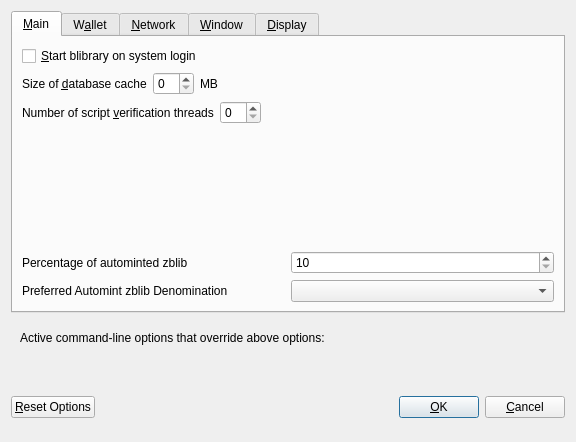
<?xml version="1.0" encoding="UTF-8"?>
<ui version="4.0">
 <class>OptionsDialog</class>
 <widget class="QDialog" name="OptionsDialog">
  <property name="geometry">
   <rect>
    <x>0</x>
    <y>0</y>
    <width>576</width>
    <height>442</height>
   </rect>
  </property>
  <property name="windowTitle">
   <string>Options</string>
  </property>
  <property name="modal">
   <bool>true</bool>
  </property>
  <layout class="QVBoxLayout" name="verticalLayout">
   <item>
    <widget class="QTabWidget" name="tabWidget">
     <property name="currentIndex">
      <number>0</number>
     </property>
     <widget class="QWidget" name="tabMain">
      <attribute name="title">
       <string>&amp;Main</string>
      </attribute>
      <layout class="QVBoxLayout" name="verticalLayout_Main">
       <item>
        <widget class="QCheckBox" name="bitcoinAtStartup">
         <property name="toolTip">
          <string>Automatically start blibrary after logging in to the system.</string>
         </property>
         <property name="text">
          <string>&amp;Start blibrary on system login</string>
         </property>
        </widget>
       </item>
       <item>
        <layout class="QHBoxLayout" name="horizontalLayout_2_Main">
         <item>
          <widget class="QLabel" name="databaseCacheLabel">
           <property name="text">
            <string>Size of &amp;database cache</string>
           </property>
           <property name="textFormat">
            <enum>Qt::PlainText</enum>
           </property>
           <property name="buddy">
            <cstring>databaseCache</cstring>
           </property>
          </widget>
         </item>
         <item>
          <widget class="QSpinBox" name="databaseCache"/>
         </item>
         <item>
          <widget class="QLabel" name="databaseCacheUnitLabel">
           <property name="text">
            <string>MB</string>
           </property>
           <property name="textFormat">
            <enum>Qt::PlainText</enum>
           </property>
          </widget>
         </item>
         <item>
          <spacer name="horizontalSpacer_2_Main">
           <property name="orientation">
            <enum>Qt::Horizontal</enum>
           </property>
           <property name="sizeHint" stdset="0">
            <size>
             <width>40</width>
             <height>20</height>
            </size>
           </property>
          </spacer>
         </item>
        </layout>
       </item>
       <item>
        <layout class="QHBoxLayout" name="horizontalLayout_3_Main">
         <item>
          <widget class="QLabel" name="threadsScriptVerifLabel">
           <property name="text">
            <string>Number of script &amp;verification threads</string>
           </property>
           <property name="textFormat">
            <enum>Qt::PlainText</enum>
           </property>
           <property name="buddy">
            <cstring>threadsScriptVerif</cstring>
           </property>
          </widget>
         </item>
         <item>
          <widget class="QSpinBox" name="threadsScriptVerif">
           <property name="toolTip">
            <string>(0 = auto, &lt;0 = leave that many cores free)</string>
           </property>
          </widget>
         </item>
         <item>
          <spacer name="horizontalSpacer_3_Main">
           <property name="orientation">
            <enum>Qt::Horizontal</enum>
           </property>
           <property name="sizeHint" stdset="0">
            <size>
             <width>40</width>
             <height>20</height>
            </size>
           </property>
          </spacer>
         </item>
        </layout>
       </item>
       <item>
        <spacer name="verticalSpacer_2">
         <property name="orientation">
          <enum>Qt::Vertical</enum>
         </property>
         <property name="sizeHint" stdset="0">
          <size>
           <width>20</width>
           <height>40</height>
          </size>
         </property>
        </spacer>
       </item>
       <item>
        <layout class="QHBoxLayout" name="horizontalLayout_3">
         <item>
          <widget class="QLabel" name="percentage_label">
           <property name="toolTip">
            <string>Percentage of incoming blibrary which get automatically converted to zblib via Zerocoin Protocol (min: 10%)</string>
           </property>
           <property name="text">
            <string>Percentage of autominted zblib</string>
           </property>
          </widget>
         </item>
         <item>
          <widget class="QSpinBox" name="zeromintPercentage">
           <property name="minimum">
            <number>10</number>
           </property>
           <property name="maximum">
            <number>100</number>
           </property>
          </widget>
         </item>
        </layout>
       </item>
       <item>
        <layout class="QHBoxLayout" name="horizontalLayout" stretch="0,0">
         <property name="sizeConstraint">
          <enum>QLayout::SetFixedSize</enum>
         </property>
         <item>
          <widget class="QLabel" name="labelPreferredDenom">
           <property name="maximumSize">
            <size>
             <width>16777215</width>
             <height>16777215</height>
            </size>
           </property>
           <property name="toolTip">
            <string>Wait with automatic conversion to Zerocoin until enough blibrary for this denomination is available</string>
           </property>
           <property name="text">
            <string>Preferred Automint zblib Denomination</string>
           </property>
          </widget>
         </item>
         <item>
          <widget class="QComboBox" name="preferredDenom">
           <property name="maximumSize">
            <size>
             <width>16777215</width>
             <height>27</height>
            </size>
           </property>
           <property name="toolTip">
            <string>Wait with automatic conversion to Zerocoin until enough blibrary for this denomination is available</string>
           </property>
           <property name="maxVisibleItems">
            <number>9</number>
           </property>
           <property name="maxCount">
            <number>9</number>
           </property>
          </widget>
         </item>
        </layout>
       </item>
      </layout>
     </widget>
     <widget class="QWidget" name="tabWallet">
      <attribute name="title">
       <string>W&amp;allet</string>
      </attribute>
      <layout class="QVBoxLayout" name="verticalLayout_Wallet">
       <item>
        <widget class="QGroupBox" name="groupBox">
         <property name="title">
          <string>Expert</string>
         </property>
         <layout class="QVBoxLayout" name="verticalLayout_2">
          <item>
           <widget class="QCheckBox" name="coinControlFeatures">
            <property name="toolTip">
             <string>Whether to show coin control features or not.</string>
            </property>
            <property name="text">
             <string>Enable coin &amp;control features</string>
            </property>
           </widget>
          </item>
          <item>
           <widget class="QCheckBox" name="showMasternodesTab">
            <property name="toolTip">
             <string>Show additional tab listing all your masternodes in first sub-tab&lt;br/&gt;and all masternodes on the network in second sub-tab.</string>
            </property>
            <property name="text">
             <string>Show Masternodes Tab</string>
            </property>
           </widget>
          </item>
          <item>
           <widget class="QCheckBox" name="spendZeroConfChange">
            <property name="toolTip">
             <string>If you disable the spending of unconfirmed change, the change from a transaction&lt;br/&gt;cannot be used until that transaction has at least one confirmation.&lt;br/&gt;This also affects how your balance is computed.</string>
            </property>
            <property name="text">
             <string>&amp;Spend unconfirmed change</string>
            </property>
           </widget>
          </item>
         </layout>
        </widget>
       </item>
       <item>
        <spacer name="verticalSpacer_Wallet">
         <property name="orientation">
          <enum>Qt::Vertical</enum>
         </property>
         <property name="sizeHint" stdset="0">
          <size>
           <width>20</width>
           <height>40</height>
          </size>
         </property>
        </spacer>
       </item>
      </layout>
     </widget>
     <widget class="QWidget" name="tabNetwork">
      <attribute name="title">
       <string>&amp;Network</string>
      </attribute>
      <layout class="QVBoxLayout" name="verticalLayout_Network">
       <item>
        <widget class="QCheckBox" name="mapPortUpnp">
         <property name="toolTip">
          <string>Automatically open the blibrary client port on the router. This only works when your router supports UPnP and it is enabled.</string>
         </property>
         <property name="text">
          <string>Map port using &amp;UPnP</string>
         </property>
        </widget>
       </item>
       <item>
        <widget class="QCheckBox" name="allowIncoming">
         <property name="toolTip">
          <string>Accept connections from outside</string>
         </property>
         <property name="text">
          <string>Allow incoming connections</string>
         </property>
        </widget>
       </item>
       <item>
        <widget class="QCheckBox" name="connectSocks">
         <property name="toolTip">
          <string>Connect to the blibrary network through a SOCKS5 proxy.</string>
         </property>
         <property name="text">
          <string>&amp;Connect through SOCKS5 proxy (default proxy):</string>
         </property>
        </widget>
       </item>
       <item>
        <layout class="QHBoxLayout" name="horizontalLayout_1_Network">
         <item>
          <widget class="QLabel" name="proxyIpLabel">
           <property name="text">
            <string>Proxy &amp;IP:</string>
           </property>
           <property name="textFormat">
            <enum>Qt::PlainText</enum>
           </property>
           <property name="buddy">
            <cstring>proxyIp</cstring>
           </property>
          </widget>
         </item>
         <item>
          <widget class="QValidatedLineEdit" name="proxyIp">
           <property name="minimumSize">
            <size>
             <width>140</width>
             <height>0</height>
            </size>
           </property>
           <property name="maximumSize">
            <size>
             <width>140</width>
             <height>16777215</height>
            </size>
           </property>
           <property name="toolTip">
            <string>IP address of the proxy (e.g. IPv4: 127.0.0.1 / IPv6: ::1)</string>
           </property>
          </widget>
         </item>
         <item>
          <widget class="QLabel" name="proxyPortLabel">
           <property name="text">
            <string>&amp;Port:</string>
           </property>
           <property name="textFormat">
            <enum>Qt::PlainText</enum>
           </property>
           <property name="buddy">
            <cstring>proxyPort</cstring>
           </property>
          </widget>
         </item>
         <item>
          <widget class="QLineEdit" name="proxyPort">
           <property name="minimumSize">
            <size>
             <width>55</width>
             <height>0</height>
            </size>
           </property>
           <property name="maximumSize">
            <size>
             <width>55</width>
             <height>16777215</height>
            </size>
           </property>
           <property name="toolTip">
            <string>Port of the proxy (e.g. 9050)</string>
           </property>
          </widget>
         </item>
         <item>
          <spacer name="horizontalSpacer_1_Network">
           <property name="orientation">
            <enum>Qt::Horizontal</enum>
           </property>
           <property name="sizeHint" stdset="0">
            <size>
             <width>40</width>
             <height>20</height>
            </size>
           </property>
          </spacer>
         </item>
        </layout>
       </item>
       <item>
        <spacer name="verticalSpacer_Network">
         <property name="orientation">
          <enum>Qt::Vertical</enum>
         </property>
         <property name="sizeHint" stdset="0">
          <size>
           <width>20</width>
           <height>40</height>
          </size>
         </property>
        </spacer>
       </item>
      </layout>
     </widget>
     <widget class="QWidget" name="tabWindow">
      <attribute name="title">
       <string>&amp;Window</string>
      </attribute>
      <layout class="QVBoxLayout" name="verticalLayout_Window">
       <item>
        <widget class="QCheckBox" name="minimizeToTray">
         <property name="toolTip">
          <string>Show only a tray icon after minimizing the window.</string>
         </property>
         <property name="text">
          <string>&amp;Minimize to the tray instead of the taskbar</string>
         </property>
        </widget>
       </item>
       <item>
        <widget class="QCheckBox" name="minimizeOnClose">
         <property name="toolTip">
          <string>Minimize instead of exit the application when the window is closed. When this option is enabled, the application will be closed only after selecting Quit in the menu.</string>
         </property>
         <property name="text">
          <string>M&amp;inimize on close</string>
         </property>
        </widget>
       </item>
       <item>
        <spacer name="verticalSpacer_Window">
         <property name="orientation">
          <enum>Qt::Vertical</enum>
         </property>
         <property name="sizeHint" stdset="0">
          <size>
           <width>20</width>
           <height>40</height>
          </size>
         </property>
        </spacer>
       </item>
      </layout>
     </widget>
     <widget class="QWidget" name="tabDisplay">
      <attribute name="title">
       <string>&amp;Display</string>
      </attribute>
      <layout class="QVBoxLayout" name="verticalLayout_Display">
       <item>
        <layout class="QHBoxLayout" name="horizontalLayout_1_Display">
         <item>
          <widget class="QLabel" name="langLabel">
           <property name="text">
            <string>User Interface &amp;language:</string>
           </property>
           <property name="textFormat">
            <enum>Qt::PlainText</enum>
           </property>
           <property name="buddy">
            <cstring>lang</cstring>
           </property>
          </widget>
         </item>
         <item>
          <widget class="QValueComboBox" name="lang">
           <property name="toolTip">
            <string>The user interface language can be set here. This setting will take effect after restarting blibrary.</string>
           </property>
          </widget>
         </item>
        </layout>
       </item>
       <item>
        <widget class="QLabel" name="label_3">
         <property name="toolTip">
          <string notr="true"/>
         </property>
         <property name="statusTip">
          <string notr="true"/>
         </property>
         <property name="whatsThis">
          <string notr="true"/>
         </property>
         <property name="accessibleName">
          <string notr="true"/>
         </property>
         <property name="text">
          <string>Language missing or translation incomplete? Help contributing translations here:
https://www.transifex.com/blibrary-project/blibrary-project-translations</string>
         </property>
         <property name="wordWrap">
          <bool>true</bool>
         </property>
         <property name="openExternalLinks">
          <bool>true</bool>
         </property>
         <property name="textInteractionFlags">
          <set>Qt::TextBrowserInteraction</set>
         </property>
        </widget>
       </item>
       <item>
        <layout class="QHBoxLayout" name="horizontalLayout_4_Display" stretch="0,0">
         <item>
          <widget class="QLabel" name="themeLabel">
           <property name="text">
            <string>User Interface Theme:</string>
           </property>
          </widget>
         </item>
         <item>
          <widget class="QValueComboBox" name="theme"/>
         </item>
        </layout>
       </item>
       <item>
        <widget class="Line" name="line">
         <property name="orientation">
          <enum>Qt::Horizontal</enum>
         </property>
        </widget>
       </item>
       <item>
        <layout class="QHBoxLayout" name="horizontalLayout_2_Display">
         <item>
          <widget class="QLabel" name="unitLabel">
           <property name="text">
            <string>&amp;Unit to show amounts in:</string>
           </property>
           <property name="textFormat">
            <enum>Qt::PlainText</enum>
           </property>
           <property name="buddy">
            <cstring>unit</cstring>
           </property>
          </widget>
         </item>
         <item>
          <widget class="QValueComboBox" name="unit">
           <property name="toolTip">
            <string>Choose the default subdivision unit to show in the interface and when sending coins.</string>
           </property>
          </widget>
         </item>
        </layout>
       </item>
       <item>
        <layout class="QHBoxLayout" name="horizontalLayout_5_Display">
         <item>
          <widget class="QLabel" name="digitsLabel">
           <property name="text">
            <string>Decimal digits</string>
           </property>
          </widget>
         </item>
         <item>
          <widget class="QValueComboBox" name="digits"/>
         </item>
        </layout>
       </item>
       <item>
        <layout class="QHBoxLayout" name="horizontalLayout_3_Display">
         <item>
          <widget class="QLabel" name="thirdPartyTxUrlsLabel">
           <property name="toolTip">
            <string>Third party URLs (e.g. a block explorer) that appear in the transactions tab as context menu items. %s in the URL is replaced by transaction hash. Multiple URLs are separated by vertical bar |.</string>
           </property>
           <property name="text">
            <string>Third party transaction URLs</string>
           </property>
           <property name="buddy">
            <cstring>thirdPartyTxUrls</cstring>
           </property>
          </widget>
         </item>
         <item>
          <widget class="QLineEdit" name="thirdPartyTxUrls">
           <property name="toolTip">
            <string>Third party URLs (e.g. a block explorer) that appear in the transactions tab as context menu items. %s in the URL is replaced by transaction hash. Multiple URLs are separated by vertical bar |.</string>
           </property>
          </widget>
         </item>
        </layout>
       </item>
       <item>
        <spacer name="verticalSpacer">
         <property name="orientation">
          <enum>Qt::Vertical</enum>
         </property>
         <property name="sizeHint" stdset="0">
          <size>
           <width>20</width>
           <height>40</height>
          </size>
         </property>
        </spacer>
       </item>
      </layout>
     </widget>
    </widget>
   </item>
   <item>
    <widget class="QFrame" name="frame">
     <layout class="QVBoxLayout" name="verticalLayout_Bottom">
      <item>
       <layout class="QHBoxLayout" name="horizontalLayout_Bottom">
        <item>
         <widget class="QLabel" name="overriddenByCommandLineInfoLabel">
          <property name="text">
           <string>Active command-line options that override above options:</string>
          </property>
          <property name="textFormat">
           <enum>Qt::PlainText</enum>
          </property>
         </widget>
        </item>
        <item>
         <spacer name="horizontalSpacer_Bottom">
          <property name="orientation">
           <enum>Qt::Horizontal</enum>
          </property>
          <property name="sizeHint" stdset="0">
           <size>
            <width>40</width>
            <height>20</height>
           </size>
          </property>
         </spacer>
        </item>
       </layout>
      </item>
      <item>
       <widget class="QLabel" name="overriddenByCommandLineLabel">
        <property name="text">
         <string/>
        </property>
        <property name="textFormat">
         <enum>Qt::PlainText</enum>
        </property>
        <property name="wordWrap">
         <bool>true</bool>
        </property>
       </widget>
      </item>
     </layout>
    </widget>
   </item>
   <item>
    <layout class="QHBoxLayout" name="horizontalLayout_Buttons">
     <item>
      <widget class="QPushButton" name="resetButton">
       <property name="toolTip">
        <string>Reset all client options to default.</string>
       </property>
       <property name="text">
        <string>&amp;Reset Options</string>
       </property>
       <property name="autoDefault">
        <bool>false</bool>
       </property>
      </widget>
     </item>
     <item>
      <spacer name="horizontalSpacer_1">
       <property name="orientation">
        <enum>Qt::Horizontal</enum>
       </property>
       <property name="sizeHint" stdset="0">
        <size>
         <width>40</width>
         <height>48</height>
        </size>
       </property>
      </spacer>
     </item>
     <item>
      <widget class="QLabel" name="statusLabel">
       <property name="minimumSize">
        <size>
         <width>200</width>
         <height>0</height>
        </size>
       </property>
       <property name="font">
        <font>
         <weight>75</weight>
         <bold>true</bold>
        </font>
       </property>
       <property name="text">
        <string/>
       </property>
       <property name="textFormat">
        <enum>Qt::PlainText</enum>
       </property>
       <property name="wordWrap">
        <bool>true</bool>
       </property>
      </widget>
     </item>
     <item>
      <spacer name="horizontalSpacer_2">
       <property name="orientation">
        <enum>Qt::Horizontal</enum>
       </property>
       <property name="sizeHint" stdset="0">
        <size>
         <width>40</width>
         <height>48</height>
        </size>
       </property>
      </spacer>
     </item>
     <item>
      <widget class="QPushButton" name="okButton">
       <property name="text">
        <string>&amp;OK</string>
       </property>
       <property name="autoDefault">
        <bool>false</bool>
       </property>
       <property name="default">
        <bool>true</bool>
       </property>
      </widget>
     </item>
     <item>
      <widget class="QPushButton" name="cancelButton">
       <property name="text">
        <string>&amp;Cancel</string>
       </property>
       <property name="autoDefault">
        <bool>false</bool>
       </property>
      </widget>
     </item>
    </layout>
   </item>
  </layout>
 </widget>
 <customwidgets>
  <customwidget>
   <class>QValidatedLineEdit</class>
   <extends>QLineEdit</extends>
   <header>qvalidatedlineedit.h</header>
  </customwidget>
  <customwidget>
   <class>QValueComboBox</class>
   <extends>QComboBox</extends>
   <header>qvaluecombobox.h</header>
  </customwidget>
 </customwidgets>
 <resources/>
 <connections/>
</ui>
